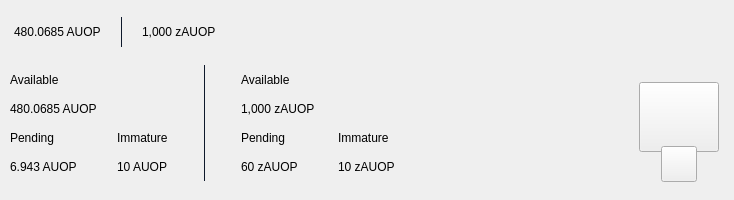
<?xml version="1.0" encoding="UTF-8"?>
<ui version="4.0">
 <class>TopBar</class>
 <widget class="QWidget" name="TopBar">
  <property name="geometry">
   <rect>
    <x>0</x>
    <y>0</y>
    <width>734</width>
    <height>200</height>
   </rect>
  </property>
  <property name="minimumSize">
   <size>
    <width>0</width>
    <height>200</height>
   </size>
  </property>
  <property name="maximumSize">
   <size>
    <width>16777215</width>
    <height>200</height>
   </size>
  </property>
  <property name="windowTitle">
   <string>Form</string>
  </property>
  <layout class="QVBoxLayout" name="verticalLayout_10" stretch="0">
   <property name="spacing">
    <number>0</number>
   </property>
   <property name="leftMargin">
    <number>0</number>
   </property>
   <property name="topMargin">
    <number>0</number>
   </property>
   <property name="rightMargin">
    <number>0</number>
   </property>
   <property name="bottomMargin">
    <number>0</number>
   </property>
   <item>
    <widget class="PFBorderImage" name="containerTop" native="true">
     <layout class="QVBoxLayout" name="verticalLayout_11">
      <property name="spacing">
       <number>0</number>
      </property>
      <property name="leftMargin">
       <number>0</number>
      </property>
      <property name="topMargin">
       <number>0</number>
      </property>
      <property name="rightMargin">
       <number>0</number>
      </property>
      <property name="bottomMargin">
       <number>0</number>
      </property>
      <item>
       <widget class="QWidget" name="top_container_2" native="true">
        <property name="minimumSize">
         <size>
          <width>0</width>
          <height>65</height>
         </size>
        </property>
        <layout class="QHBoxLayout" name="top_container">
         <property name="spacing">
          <number>0</number>
         </property>
         <property name="leftMargin">
          <number>14</number>
         </property>
         <property name="topMargin">
          <number>0</number>
         </property>
         <property name="rightMargin">
          <number>14</number>
         </property>
         <property name="bottomMargin">
          <number>0</number>
         </property>
         <item alignment="Qt::AlignVCenter">
          <widget class="QWidget" name="widgetTopAmount" native="true">
           <property name="sizePolicy">
            <sizepolicy hsizetype="Preferred" vsizetype="Maximum">
             <horstretch>0</horstretch>
             <verstretch>0</verstretch>
            </sizepolicy>
           </property>
           <layout class="QHBoxLayout" name="horizontalLayout_5">
            <property name="spacing">
             <number>0</number>
            </property>
            <property name="leftMargin">
             <number>0</number>
            </property>
            <property name="topMargin">
             <number>0</number>
            </property>
            <property name="rightMargin">
             <number>0</number>
            </property>
            <property name="bottomMargin">
             <number>0</number>
            </property>
            <item alignment="Qt::AlignTop">
             <widget class="QLabel" name="labelAmountTopAUOP">
              <property name="minimumSize">
               <size>
                <width>0</width>
                <height>36</height>
               </size>
              </property>
              <property name="styleSheet">
               <string notr="true">padding:0px;margin:0px;</string>
              </property>
              <property name="text">
               <string>480.0685 AUOP</string>
              </property>
             </widget>
            </item>
            <item>
             <spacer name="horizontalSpacer_11">
              <property name="orientation">
               <enum>Qt::Horizontal</enum>
              </property>
              <property name="sizeType">
               <enum>QSizePolicy::Fixed</enum>
              </property>
              <property name="sizeHint" stdset="0">
               <size>
                <width>20</width>
                <height>20</height>
               </size>
              </property>
             </spacer>
            </item>
            <item alignment="Qt::AlignVCenter">
             <widget class="QLabel" name="label_16">
              <property name="minimumSize">
               <size>
                <width>1</width>
                <height>30</height>
               </size>
              </property>
              <property name="maximumSize">
               <size>
                <width>1</width>
                <height>30</height>
               </size>
              </property>
              <property name="styleSheet">
               <string notr="true">background-color:#0e192b;
padding:0px;
border:none;</string>
              </property>
              <property name="text">
               <string/>
              </property>
             </widget>
            </item>
            <item>
             <spacer name="horizontalSpacer_12">
              <property name="orientation">
               <enum>Qt::Horizontal</enum>
              </property>
              <property name="sizeType">
               <enum>QSizePolicy::Fixed</enum>
              </property>
              <property name="sizeHint" stdset="0">
               <size>
                <width>20</width>
                <height>20</height>
               </size>
              </property>
             </spacer>
            </item>
            <item alignment="Qt::AlignTop">
             <widget class="QLabel" name="labelAmountTopzAUOP">
              <property name="minimumSize">
               <size>
                <width>0</width>
                <height>36</height>
               </size>
              </property>
              <property name="text">
               <string>1,000 zAUOP</string>
              </property>
             </widget>
            </item>
           </layout>
          </widget>
         </item>
         <item>
          <spacer name="horizontalSpacer">
           <property name="orientation">
            <enum>Qt::Horizontal</enum>
           </property>
           <property name="sizeHint" stdset="0">
            <size>
             <width>40</width>
             <height>20</height>
            </size>
           </property>
          </spacer>
         </item>
         <item>
          <layout class="QHBoxLayout" name="horizontalLayout_4">
           <property name="spacing">
            <number>12</number>
           </property>
           <property name="rightMargin">
            <number>0</number>
           </property>
           <item alignment="Qt::AlignRight">
            <widget class="QWidget" name="layoutSync" native="true">
             <property name="minimumSize">
              <size>
               <width>0</width>
               <height>36</height>
              </size>
             </property>
             <property name="maximumSize">
              <size>
               <width>16777215</width>
               <height>36</height>
              </size>
             </property>
             <layout class="QVBoxLayout" name="verticalLayout_9">
              <property name="leftMargin">
               <number>0</number>
              </property>
              <property name="topMargin">
               <number>0</number>
              </property>
              <property name="rightMargin">
               <number>0</number>
              </property>
              <property name="bottomMargin">
               <number>0</number>
              </property>
              <item>
               <widget class="ExpandableButton" name="pushButtonSync" native="true">
                <property name="minimumSize">
                 <size>
                  <width>36</width>
                  <height>36</height>
                 </size>
                </property>
                <property name="maximumSize">
                 <size>
                  <width>16777215</width>
                  <height>36</height>
                 </size>
                </property>
               </widget>
              </item>
             </layout>
            </widget>
           </item>
           <item>
            <widget class="ExpandableButton" name="pushButtonMint" native="true">
             <property name="minimumSize">
              <size>
               <width>36</width>
               <height>36</height>
              </size>
             </property>
            </widget>
           </item>
           <item>
            <widget class="ExpandableButton" name="pushButtonStack" native="true">
             <property name="minimumSize">
              <size>
               <width>36</width>
               <height>36</height>
              </size>
             </property>
            </widget>
           </item>
           <item>
            <widget class="ExpandableButton" name="pushButtonColdStaking" native="true">
             <property name="minimumSize">
              <size>
               <width>36</width>
               <height>36</height>
              </size>
             </property>
            </widget>
           </item>
           <item>
            <widget class="ExpandableButton" name="pushButtonConnection" native="true">
             <property name="minimumSize">
              <size>
               <width>36</width>
               <height>36</height>
              </size>
             </property>
            </widget>
           </item>
           <item>
            <widget class="ExpandableButton" name="pushButtonLock" native="true">
             <property name="sizePolicy">
              <sizepolicy hsizetype="Expanding" vsizetype="Expanding">
               <horstretch>0</horstretch>
               <verstretch>0</verstretch>
              </sizepolicy>
             </property>
             <property name="minimumSize">
              <size>
               <width>36</width>
               <height>0</height>
              </size>
             </property>
            </widget>
           </item>
           <item>
            <widget class="ExpandableButton" name="pushButtonTheme" native="true">
             <property name="minimumSize">
              <size>
               <width>36</width>
               <height>36</height>
              </size>
             </property>
             <property name="maximumSize">
              <size>
               <width>16777215</width>
               <height>36</height>
              </size>
             </property>
            </widget>
           </item>
           <item>
            <widget class="ExpandableButton" name="pushButtonFAQ" native="true">
             <property name="minimumSize">
              <size>
               <width>36</width>
               <height>36</height>
              </size>
             </property>
            </widget>
           </item>
          </layout>
         </item>
        </layout>
       </widget>
      </item>
      <item>
       <widget class="QWidget" name="bottom_container" native="true">
        <property name="minimumSize">
         <size>
          <width>0</width>
          <height>135</height>
         </size>
        </property>
        <layout class="QHBoxLayout" name="botton_container">
         <property name="leftMargin">
          <number>10</number>
         </property>
         <property name="topMargin">
          <number>0</number>
         </property>
         <property name="rightMargin">
          <number>10</number>
         </property>
         <property name="bottomMargin">
          <number>10</number>
         </property>
         <item>
          <layout class="QHBoxLayout" name="horizontalLayout_3">
           <property name="bottomMargin">
            <number>9</number>
           </property>
           <item>
            <layout class="QVBoxLayout" name="verticalLayout_7">
             <property name="spacing">
              <number>0</number>
             </property>
             <property name="leftMargin">
              <number>0</number>
             </property>
             <property name="rightMargin">
              <number>30</number>
             </property>
             <item>
              <layout class="QVBoxLayout" name="verticalLayout_2">
               <item>
                <widget class="QLabel" name="labelTitle1">
                 <property name="text">
                  <string>Available</string>
                 </property>
                </widget>
               </item>
               <item>
                <widget class="QLabel" name="labelAmountAUOP">
                 <property name="text">
                  <string>480.0685 AUOP</string>
                 </property>
                </widget>
               </item>
              </layout>
             </item>
             <item>
              <layout class="QHBoxLayout" name="horizontalLayout_2">
               <property name="spacing">
                <number>0</number>
               </property>
               <item>
                <layout class="QVBoxLayout" name="verticalLayout_3">
                 <item>
                  <widget class="QLabel" name="labelTitle3">
                   <property name="text">
                    <string>Pending</string>
                   </property>
                  </widget>
                 </item>
                 <item>
                  <widget class="QLabel" name="labelPendingAUOP">
                   <property name="text">
                    <string>6.943 AUOP</string>
                   </property>
                  </widget>
                 </item>
                </layout>
               </item>
               <item>
                <spacer name="horizontalSpacer_3">
                 <property name="orientation">
                  <enum>Qt::Horizontal</enum>
                 </property>
                 <property name="sizeType">
                  <enum>QSizePolicy::Fixed</enum>
                 </property>
                 <property name="sizeHint" stdset="0">
                  <size>
                   <width>40</width>
                   <height>20</height>
                  </size>
                 </property>
                </spacer>
               </item>
               <item>
                <layout class="QVBoxLayout" name="verticalLayout_4">
                 <item>
                  <widget class="QLabel" name="labelTitle4">
                   <property name="text">
                    <string>Immature</string>
                   </property>
                  </widget>
                 </item>
                 <item>
                  <widget class="QLabel" name="labelImmatureAUOP">
                   <property name="text">
                    <string>10 AUOP</string>
                   </property>
                  </widget>
                 </item>
                </layout>
               </item>
              </layout>
             </item>
            </layout>
           </item>
           <item>
            <widget class="QLabel" name="label_9">
             <property name="minimumSize">
              <size>
               <width>1</width>
               <height>100</height>
              </size>
             </property>
             <property name="maximumSize">
              <size>
               <width>1</width>
               <height>16777215</height>
              </size>
             </property>
             <property name="styleSheet">
              <string notr="true">background-color:#0e192b;
padding:0px;
border:none;</string>
             </property>
             <property name="text">
              <string/>
             </property>
            </widget>
           </item>
           <item>
            <layout class="QVBoxLayout" name="verticalLayout_8">
             <property name="spacing">
              <number>0</number>
             </property>
             <property name="leftMargin">
              <number>30</number>
             </property>
             <item>
              <layout class="QVBoxLayout" name="verticalLayout">
               <item>
                <widget class="QLabel" name="labelTitle2">
                 <property name="text">
                  <string>Available</string>
                 </property>
                </widget>
               </item>
               <item>
                <widget class="QLabel" name="labelAmountzAUOP">
                 <property name="text">
                  <string>1,000 zAUOP</string>
                 </property>
                </widget>
               </item>
              </layout>
             </item>
             <item>
              <layout class="QHBoxLayout" name="horizontalLayout">
               <property name="spacing">
                <number>0</number>
               </property>
               <item>
                <layout class="QVBoxLayout" name="verticalLayout_5">
                 <item>
                  <widget class="QLabel" name="labelTitle5">
                   <property name="text">
                    <string>Pending</string>
                   </property>
                  </widget>
                 </item>
                 <item>
                  <widget class="QLabel" name="labelPendingzAUOP">
                   <property name="text">
                    <string>60 zAUOP</string>
                   </property>
                  </widget>
                 </item>
                </layout>
               </item>
               <item>
                <spacer name="horizontalSpacer_4">
                 <property name="orientation">
                  <enum>Qt::Horizontal</enum>
                 </property>
                 <property name="sizeType">
                  <enum>QSizePolicy::Fixed</enum>
                 </property>
                 <property name="sizeHint" stdset="0">
                  <size>
                   <width>40</width>
                   <height>20</height>
                  </size>
                 </property>
                </spacer>
               </item>
               <item>
                <layout class="QVBoxLayout" name="verticalLayout_6">
                 <item>
                  <widget class="QLabel" name="labelTitle6">
                   <property name="text">
                    <string>Immature</string>
                   </property>
                  </widget>
                 </item>
                 <item>
                  <widget class="QLabel" name="labelImmaturezAUOP">
                   <property name="text">
                    <string>10 zAUOP</string>
                   </property>
                  </widget>
                 </item>
                </layout>
               </item>
              </layout>
             </item>
            </layout>
           </item>
          </layout>
         </item>
         <item>
          <spacer name="horizontalSpacer_2">
           <property name="orientation">
            <enum>Qt::Horizontal</enum>
           </property>
           <property name="sizeHint" stdset="0">
            <size>
             <width>40</width>
             <height>20</height>
            </size>
           </property>
          </spacer>
         </item>
         <item alignment="Qt::AlignHCenter|Qt::AlignVCenter">
          <widget class="QWidget" name="qrContainer" native="true">
           <property name="sizePolicy">
            <sizepolicy hsizetype="Preferred" vsizetype="Minimum">
             <horstretch>0</horstretch>
             <verstretch>0</verstretch>
            </sizepolicy>
           </property>
           <property name="minimumSize">
            <size>
             <width>90</width>
             <height>110</height>
            </size>
           </property>
           <property name="maximumSize">
            <size>
             <width>90</width>
             <height>110</height>
            </size>
           </property>
           <layout class="QVBoxLayout" name="containerQR">
            <property name="spacing">
             <number>0</number>
            </property>
            <property name="leftMargin">
             <number>5</number>
            </property>
            <property name="topMargin">
             <number>10</number>
            </property>
            <property name="rightMargin">
             <number>5</number>
            </property>
            <property name="bottomMargin">
             <number>0</number>
            </property>
            <item>
             <widget class="QPushButton" name="btnQr">
              <property name="minimumSize">
               <size>
                <width>70</width>
                <height>70</height>
               </size>
              </property>
              <property name="maximumSize">
               <size>
                <width>16777215</width>
                <height>70</height>
               </size>
              </property>
              <property name="focusPolicy">
               <enum>Qt::NoFocus</enum>
              </property>
              <property name="text">
               <string/>
              </property>
              <property name="iconSize">
               <size>
                <width>70</width>
                <height>70</height>
               </size>
              </property>
             </widget>
            </item>
            <item>
             <spacer name="verticalSpacer">
              <property name="orientation">
               <enum>Qt::Vertical</enum>
              </property>
              <property name="sizeType">
               <enum>QSizePolicy::Fixed</enum>
              </property>
              <property name="sizeHint" stdset="0">
               <size>
                <width>20</width>
                <height>20</height>
               </size>
              </property>
             </spacer>
            </item>
            <item alignment="Qt::AlignHCenter|Qt::AlignBottom">
             <widget class="QPushButton" name="pushButtonQR">
              <property name="minimumSize">
               <size>
                <width>36</width>
                <height>36</height>
               </size>
              </property>
              <property name="maximumSize">
               <size>
                <width>36</width>
                <height>36</height>
               </size>
              </property>
              <property name="focusPolicy">
               <enum>Qt::NoFocus</enum>
              </property>
              <property name="text">
               <string/>
              </property>
             </widget>
            </item>
           </layout>
          </widget>
         </item>
        </layout>
       </widget>
      </item>
     </layout>
    </widget>
   </item>
  </layout>
 </widget>
 <customwidgets>
  <customwidget>
   <class>ExpandableButton</class>
   <extends>QWidget</extends>
   <header>qt/opalcoin/expandablebutton.h</header>
   <container>1</container>
  </customwidget>
  <customwidget>
   <class>PFBorderImage</class>
   <extends>QFrame</extends>
   <header>qt/opalcoin/pfborderimage.h</header>
   <container>1</container>
  </customwidget>
 </customwidgets>
 <resources/>
 <connections/>
</ui>
